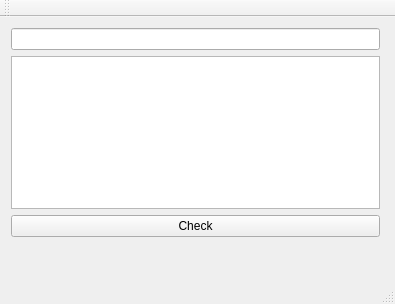
<?xml version="1.0" encoding="UTF-8"?>
<ui version="4.0">
 <class>MainWindow</class>
 <widget class="QMainWindow" name="MainWindow">
  <property name="geometry">
   <rect>
    <x>0</x>
    <y>0</y>
    <width>395</width>
    <height>304</height>
   </rect>
  </property>
  <property name="windowTitle">
   <string>MainWindow</string>
  </property>
  <widget class="QWidget" name="centralWidget">
   <widget class="QWidget" name="gridLayoutWidget">
    <property name="geometry">
     <rect>
      <x>0</x>
      <y>0</y>
      <width>391</width>
      <height>231</height>
     </rect>
    </property>
    <layout class="QGridLayout" name="gridLayout">
     <item row="0" column="1">
      <widget class="QLineEdit" name="inputField"/>
     </item>
     <item row="2" column="1">
      <widget class="QPushButton" name="checkButton">
       <property name="text">
        <string>Check</string>
       </property>
      </widget>
     </item>
     <item row="1" column="1">
      <widget class="QTextBrowser" name="outputField"/>
     </item>
    </layout>
   </widget>
  </widget>
  <widget class="QMenuBar" name="menuBar">
   <property name="geometry">
    <rect>
     <x>0</x>
     <y>0</y>
     <width>395</width>
     <height>24</height>
    </rect>
   </property>
  </widget>
  <widget class="QToolBar" name="mainToolBar">
   <attribute name="toolBarArea">
    <enum>TopToolBarArea</enum>
   </attribute>
   <attribute name="toolBarBreak">
    <bool>false</bool>
   </attribute>
  </widget>
  <widget class="QStatusBar" name="statusBar"/>
 </widget>
 <layoutdefault spacing="6" margin="11"/>
 <resources/>
 <connections/>
</ui>
